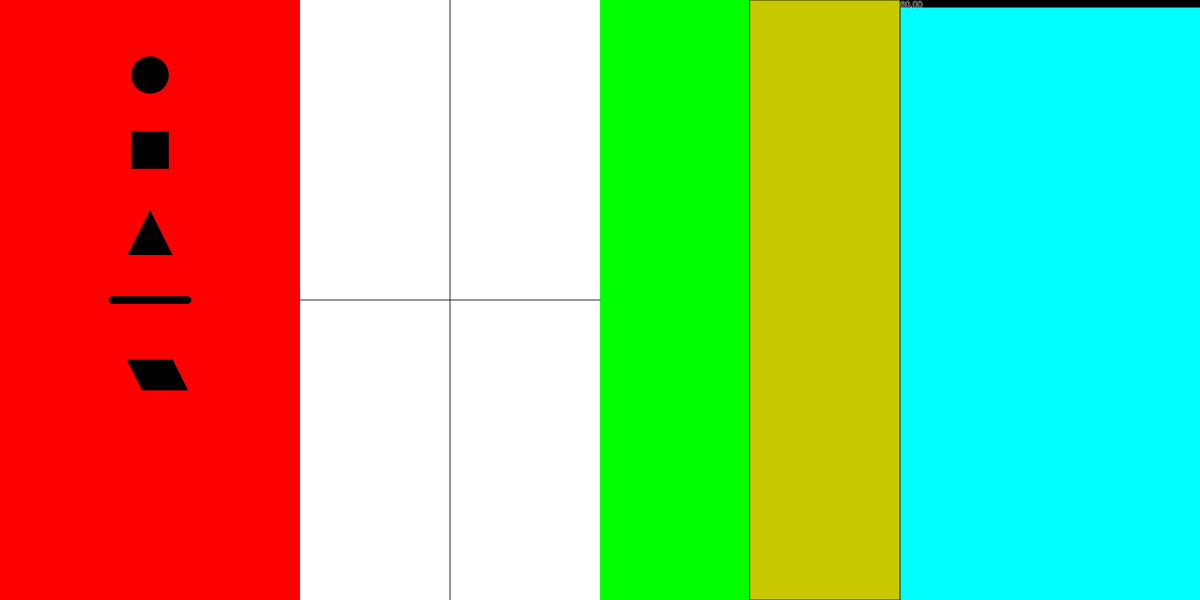
Frame 1 (no input)
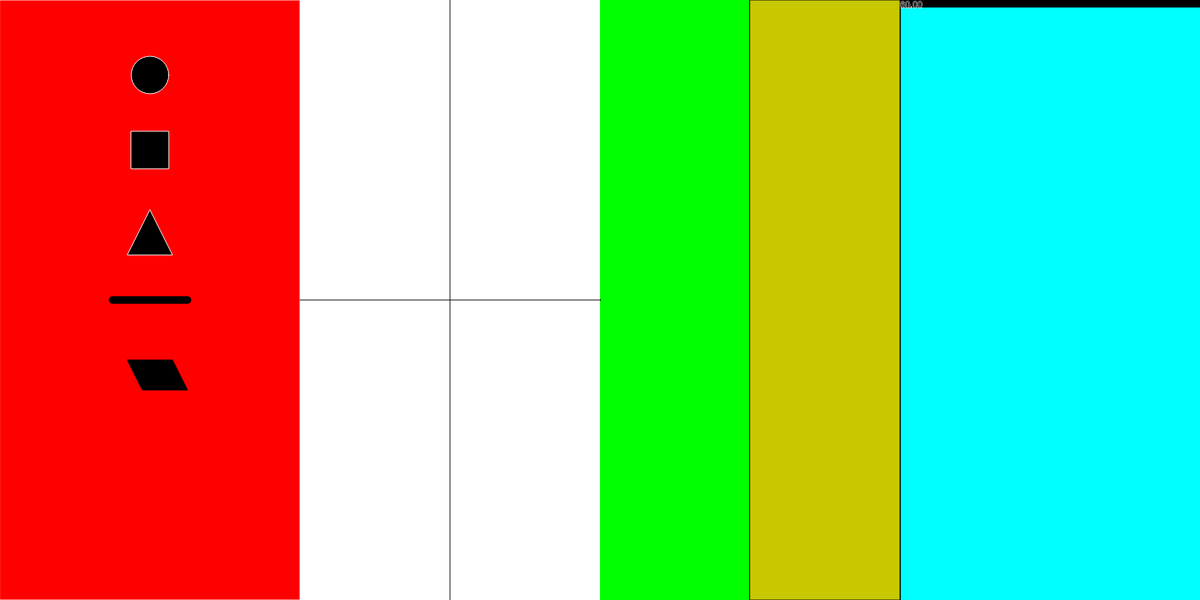
Frame 60 (no input)
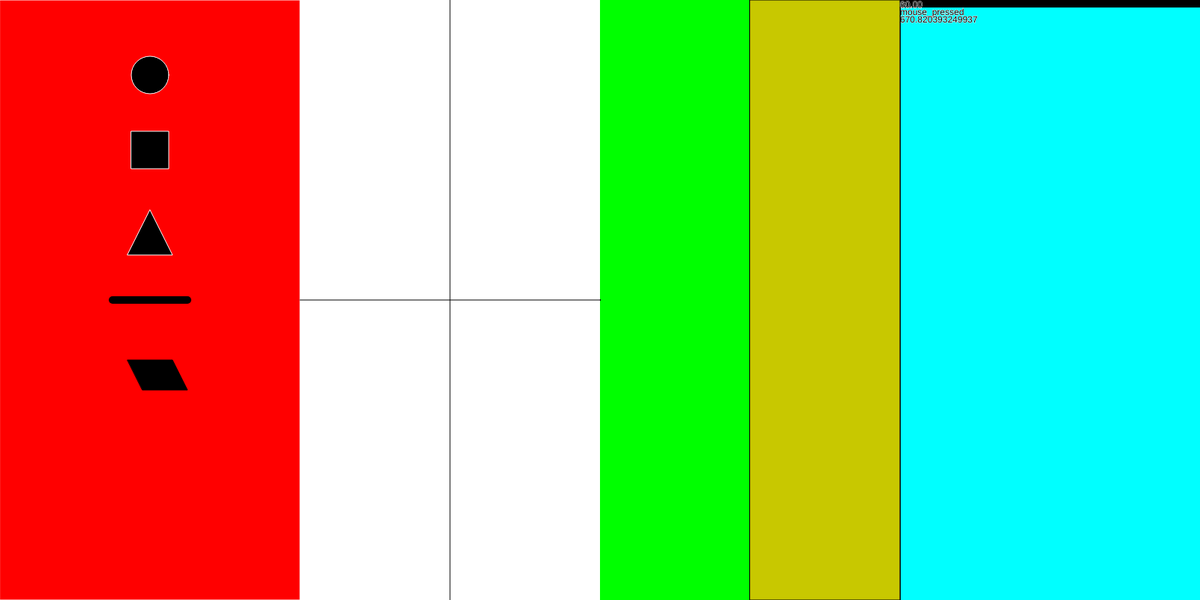
Frame 120 (the mouse pressed at the canvas centre since frame 60)

The p5.js sketch that drew these frames (run headless with seeded random() and noise() and a simulated clock; from frame 60 on, the mouse is pressed at the canvas centre):

// p5.js sketch
// ── sketch.js
function Shape(){
  
  
}
var current_pallet_shape //shape we grabbed from pallet bar
var loaded_shape_index  //index from shapes of last added item
var current_moving_shape //shape we are moving around with mouse that comes from shapes array
var current_moving_shape_index //index of shape we are moving around with mouse that comes from shapes array
var current_moving_point //what are we changing, location, widht,height,etc
var shapes=[] //all shapes we added to drawCanvas

function drawScreens(){
  
  fill(255,0,0)
  rect(0,0,400,800)
  fill(0)
  ellipse(200,100,50,50)
  rectMode(CENTER)
  rect(200,200,50,50)
  triangle(170,340,230,340,200,280)
  
  stroke(0)
  strokeWeight(10)
  line(150,400,250,400)
  
  stroke(0)
  strokeWeight(1)
  quad(170,480,230,480,250,520,190,520)


  //canvas
  noStroke()
  rectMode(CORNER)
  fill(255,255,255)
  rect(400,00,400,800)
  stroke(0)
  line(600,0,600,height)
  line(400,height/2,800,height/2)
  
  
  //code list
  fill(200,200,0)
  rect(1000,0,200,800)

  noStroke()
  

}

function setup() {
  createCanvas(1600,800)
  drawScreens()
    //code
  fill(0,255,0)
  rect(800,0,400,800)
  //logs
  fill(0,255,255)
  rect(1200,0,400,800)
  
}
log_line = 20
function ml(m){
  fill(0)
  text(m,1200,log_line)
  log_line+=10
}

function coordinates_to_draw_canvas(mx,my){
  x= mx - 600
  y = my - 400
  return [x,y]
}

function draw_canvas_to_coordinates(mx,my){
  x = mx+600
  y = my+400
  return [x,y]
}

function closest_poi(mx,my,shape){  //given mouse coordinates and a shape, tell us which Point of Interest we are modifying, this changes per object
  if(shape.shape == "ellipse"){

    xy = coordinates_to_draw_canvas(mx,my)
    xyd = dist(shape.x,shape.y,xy[0],xy[1])
    
  

    ml("shapex"+shape.x)
    ml("mousex"+xy[0])
    ml("shapey"+shape.y)
    ml("mousey"+xy[1])
    ml("xyd:"+xyd)


    h_start_d = dist(shape.x,shape.y-shape.height/2,xy[0],xy[1])
    h_end_d = dist(shape.x,shape.y+shape.height/2,xy[0],xy[1])
    w_start_d = dist(shape.x-shape.width/2,shape.y,xy[0],xy[1])
    w_end_d = dist(shape.x+shape.width/2,shape.y,xy[0],xy[1])
    ml("h_start_d:"+h_start_d)
    ml("h_end_d:"+h_end_d)
    ml("w_start_d:"+w_start_d)
    ml("w_end_d:"+w_end_d)
    //refactor this shitty code
    
    if(xyd < h_start_d && xyd < h_end_d && xyd < h_end_d && xyd < w_end_d){
     poi = "xy" 
    }else if((h_start_d < xyd && h_start_d < w_start_d  && h_start_d < w_end_d) || (h_end_d < xyd && h_end_d < w_start_d  && h_end_d < w_end_d)){
      poi = "height"
    }else if((w_start_d < xyd && w_start_d < h_start_d  && w_start_d < h_end_d) || (w_end_d < xyd && w_end_d < h_start_d  && w_end_d < h_end_d)){
      poi = "width"
    }else{
      poi = "nopoi"
    }
    
    return poi
  }
}
function mousePressed(){
  ml('mouse_pressed')
  circledist = dist(200,100,mouseX,mouseY)
  ml(circledist)
  if(circledist <50){
    current_pallet_shape = "ellipse"
  }else if(mouseX > 1000 && mouseX < 1200){
    ml("in list")
    for(i=0;i<shapes.length;i++){
      lx = (i*20)+10
      listy= (i*40)
      s= shapes[i]
      if(mouseY>listy && mouseY < listy+40 ){
        ml("clicked in")
        loaded_shape_index = i
        break
      }
    }
      
  }else{
    //check every shape to move it
    if(mouseX > 400 && mouseX < 800){ //inside drawCanvas
      for(i=0;i<shapes.length;i++){
        s = shapes[i]
        xy =draw_canvas_to_coordinates(s.x,s.y)
        d = dist(s.x,s.y,mouseX,mouseY)
      }
      goal= {x:mouseX,y:mouseY}
      var closest = shapes.reduce(function (prev, curr) {
        return (dist.apply(this,(draw_canvas_to_coordinates(curr.x,curr.y).concat([goal.x,goal.y]))) < dist.apply(this,(draw_canvas_to_coordinates(prev.x,prev.y).concat([goal.x,goal.y]))) ? curr : prev);
        //return (dist(curr.x,curr.y, goal.x,goal.y) < dist(prev.x,prev.y,goal.x,goal.y) ? curr : prev);
      });
      if(closest != null){
        xy = draw_canvas_to_coordinates(closest.x,closest.y)
        d = dist(xy[0],xy[1],mouseX,mouseY)
        ml('asdsds')
        if(d < closest.width/2){
          
          current_moving_shape = closest
          current_moving_point = closest_poi(mouseX,mouseY,closest)
          ml(current_moving_point)
        }
      }
    }
  }
}
function is_mouse_in_draw_canvas(mx,my){
  
}


function mouseReleased(){
  if(current_pallet_shape != null){
    ml('released')
    ml(current_pallet_shape)
    current_pallet_shape = null
    
    if(mouseX > 400 && mouseX < 800){ //inside drawCanvas
      ml('in canvas')
      xy = coordinates_to_draw_canvas(mouseX,mouseY)
      shape = {shape:"ellipse",x:xy[0],y:xy[1],cr:0,cg:0,cb:0,width:50,height:50} 
      shapes.push(shape)
      loaded_shape_index = shapes.length-1
      renderUpdateShapeView()
      ml(JSON.stringify(shape))
    }
  }else if(current_moving_shape != null){
    if(mouseX > 400 && mouseX < 800){ //inside drawCanvas
      ml('in canvas mouse released')
      xy = coordinates_to_draw_canvas(mouseX,mouseY)
      
      if(current_moving_point == "xy"){
        current_moving_shape.x = xy[0]
        current_moving_shape.y = xy[1]
      }else if(current_moving_point == "height"){
        shapexy = draw_canvas_to_coordinates(current_moving_shape.x,current_moving_shape.y)
        length = (abs(shapexy[1] -mouseY))*2
        current_moving_shape.height = length
      }else if(current_moving_point == "width"){
        shapexy = draw_canvas_to_coordinates(current_moving_shape.x,current_moving_shape.y)
        length = (abs(shapexy[1] -mouseX))*2
        current_moving_shape.width = length
      }
      
      i = shapes.indexOf(current_moving_shape)
      shapes[i] = current_moving_shape
      loaded_shape_index = i
      current_moving_shape = null
      renderUpdateShapeView()

      
      
      
    }
  }
  renderUpdateShapeView()
}

function updateShape(){
  shape = shapes[loaded_shape_index]

  shape[this.attribute('name')] = parseInt(this.value())
  ml("Changing  "+loaded_shape_index +" to "+ shape[this.attribute('name')])
  shapes[loaded_shape_index] = shape
  ml(JSON.stringify(shapes))

}
function renderUpdateShapeView(){
  if(loaded_shape_index != null){ //this block i super slow, why?
    shape = shapes[loaded_shape_index]
    
    text_width = createElement('div', 'width');
    text_width.position(160, 600);
    input_width = createInput();
    input_width.position(200,600)
    input_width.value(shape.width)
    input_width.changed(updateShape)
    input_width.attribute('name','width')
    
    text_height = createElement('div', 'height');
    text_height.position(160, 615);
    input_height = createInput();
    input_height.position(200,615)
    input_height.value(shape.height)
    input_height.changed(updateShape)
    input_height.attribute('name','height')

    text_x = createElement('div', 'X');
    text_x.position(185, 630);
    input_x = createInput();
    input_x.attribute('name','x')
    input_x.position(200,630)
    input_x.value(shape.x)
    input_x.changed(updateShape)
    
    text_y = createElement('div', 'Y');
    text_y.position(185, 645);
    input_y = createInput();
    input_y.attribute('name','y')
    input_y.position(200,645)
    input_y.value(shape.y)
    input_y.changed(updateShape)
    
    text_cr = createElement('div', 'Rgb color');
    text_cr.position(130, 550);
    input_cr = createInput();
    input_cr.attribute('name','cr')
    input_cr.position(200,550)
    input_cr.value(shape.cr)
    input_cr.changed(updateShape)
    
    text_cg = createElement('div', 'rGb color');
    text_cg.position(130, 565);
    input_cg = createInput();
    input_cg.attribute('name','cg')
    input_cg.position(200,565)
    input_cg.value(shape.cg)
    input_cg.changed(updateShape)
    
    text_cb = createElement('div', 'rgB color');
    text_cb.position(130, 580);
    input_cb = createInput();
    input_cb.attribute('name','cb')
    input_cb.position(200,580)
    input_cb.value(shape.cb)
    input_cb.changed(updateShape)
    
  }
  
}

function draw() {
  drawScreens()
  
  if(mouseIsPressed){
    if(current_pallet_shape != null){
      fill(0)
      ellipse(mouseX,mouseY,50,50)
    }else if(current_moving_shape != null){
      fill(current_moving_shape.cr,current_moving_shape.cg,current_moving_shape.cb)
      if(current_moving_point == "xy"){
        ellipse(mouseX,mouseY,current_moving_shape.width,current_moving_shape.height)
      }else if(current_moving_point == "height"){
        xy = draw_canvas_to_coordinates(current_moving_shape.x,current_moving_shape.y)
        length = (abs(xy[1] -mouseY))*2
        ellipse(xy[0],xy[1],current_moving_shape.width,length)
      }else if (current_moving_point == "width"){
        xy = draw_canvas_to_coordinates(current_moving_shape.x,current_moving_shape.y)
        length = (abs(xy[0] -mouseX))*2
        ellipse(xy[0],xy[1],length,current_moving_shape.height)
      }
    }
  }
  
  for(i=0;i<shapes.length;i++){
    lx = (i*20)+10
    listy= (i*40)
    s= shapes[i]
    if(s.shape=="ellipse"){
      
      xy = draw_canvas_to_coordinates(s.x,s.y)
      if(loaded_shape_index != null && s === shapes[loaded_shape_index]){
        fill(s.cr,s.cg,s.cb)
        stroke(255,0,0)
        ellipse(xy[0],xy[1],s.width,s.height)
        //draw POIs
        fill(0,255,0)
        noStroke()
        ellipse(xy[0]+s.width/2,xy[1],5,5)
        ellipse(xy[0]-s.width/2,xy[1],5,5)
        ellipse(xy[0],xy[1]+s.height/2,5,5)
        ellipse(xy[0],xy[1]-s.height/2,5,5)
      }else{  //plain view
        stroke(0)
        fill(s.cr,s.cg,s.cb)
        ellipse(xy[0],xy[1],s.width,s.height)
      }
      

      
      
      fill(0)
      text("fill("+s.cr+","+s.cg+","+s.cb+")",800,lx)
      text("ellipse("+s.x+","+s.y+",50,50)",800,lx+10)

    }
    
    //box for sort list
    fill(255)
    if(loaded_shape_index != null && loaded_shape_index ===i){
      stroke(255,0,0)
    }else{
      noStroke() 
    }
    rect(1000,listy,200,40)
    stroke(0)
    strokeWeight(2)
    text(i+1+" - "+s.shape,1005,listy+20)

  }
  


  fill(0)
  rect(1200,0,400,10)
  stroke(255)
  text(frameRate().toFixed(2),1200,10)
  
}
